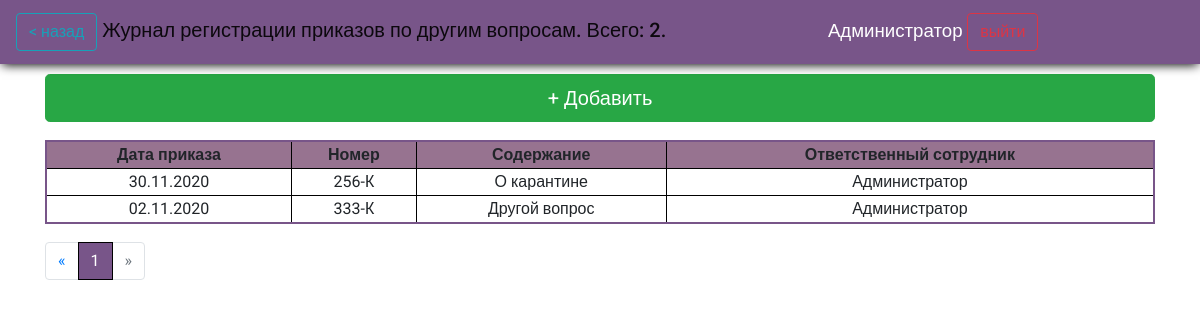
The page /journals/orders_on_others/ (signed in) on the database as committed earlier.
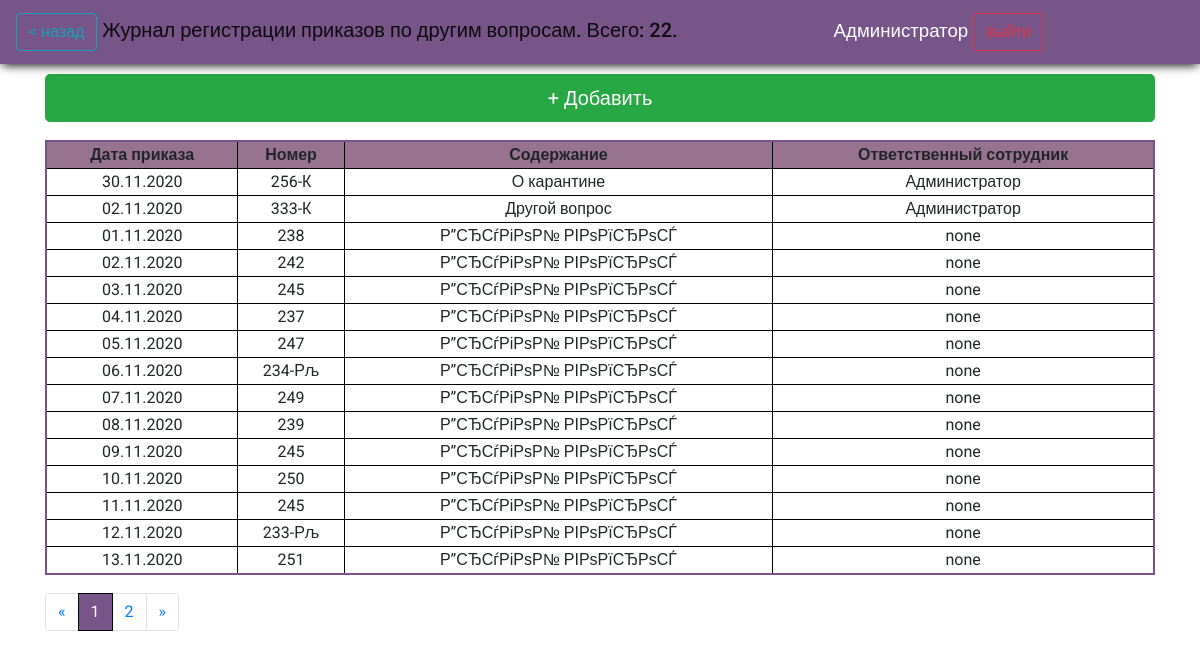
The same page on the database as committed later.
### reg_jounals/models.py (models this page shows)
class OrdersOnOtherMatters(models.Model):
    oom_number = models.CharField(max_length=5, help_text="Введите номер приказа", verbose_name="Номер приказа", db_index=True)
    oom_date = models.DateField(help_text="Введите дату приказа", verbose_name="Дата приказа", db_index=True)
    oom_content = models.CharField(max_length=256, help_text="Введите содержание приказа", verbose_name='Содержание')
    oom_res_officer = models.CharField(blank=True, editable=False,  max_length=256, help_text="Сотрудник, который внес документ в систему ", verbose_name='Ответственный сотрудник')
    class Meta:
        ordering = ["id"]
        verbose_name = 'Приказ по другим вопросам'
        verbose_name_plural = 'Приказы по другим вопросам'

### reg_jounals/views.py (the view)
# urls.py: path('orders_on_others/', views.order_other_matters, name='orders_on_others'),
def order_other_matters(request):
    if request.user.is_authenticated:
        orders = OrdersOnOtherMatters.objects.all()
        p_orders = Paginator(orders, page_count)
        page_number = request.GET.get('page', 1)
        page = p_orders.get_page(page_number)
        count = len(orders)
        return render(request, 'reg_jounals/orders_on_others.html', context={'orders':page, 'count':count})
    else:
        return render(request, 'reg_jounals/no_auth.html')

### reg_jounals/templates/reg_jounals/orders_on_others.html (shortened to what this page needs)
{%extends "reg_jounals/index.html" %}
{%block header%} <a class="btn btn-outline-info" href="../"> < назад</a> Журнал регистрации приказов по другим вопросам. Всего: {{count}}.  {%endblock%}
{%block content%}
<a class="btn btn-success btn-lg m-bottom btn-add " href="{%url 'orders_on_others_add_url'%}"> + Добавить</a>
{% if orders %}
<table>
  <thead class="thead-dark">
  <tr class="tr-header">
    <th scope="col">Дата приказа</th>
    <th scope="col">Номер</th>
    <th scope="col">Содержание</th>
    <th scope="col">Ответственный сотрудник</th>
  </tr>
  </thead>
  {%for order in orders%}
<tr onclick="return location.href = '{% url 'orders_on_others_upd_url' id=order.id%}' ">
    <td>{{order.oom_date|date:"d.m.Y"}}</td>
    <td>{{order.oom_number}}</td>
    <td>{{order.oom_content}}</td>
    <td>{{order.oom_res_officer}}</td>
</tr>
  {%endfor%}
</table>
<nav  class="paginator" aria-label="Page navigation example">
  <ul class="pagination">
    <li class="page-item">
      <a class="page-link" href="#" aria-label="Previous">
<span aria-hidden="true">&laquo;</span>
      </a>
    </li>
{% for p in orders.paginator.page_range %}
  {% if orders.number == p%}
   <li class="page-item active"><a class="page-link" href="?page={{p}}">{{ p }}</a></li>
   {%else%}
        <li class="page-item"><a class="page-link" href="?page={{p}}">{{ p }}</a></li>
    {%endif%}
  {% endfor %}
{%if orders.has_next%}
    <li class="page-item">
      <a class="page-link" href='?page={{orders.next_page_number}}' aria-label="Next">
<span aria-hidden="true">&raquo;</span>
      </a>
    </li>
  {%else%}
  <li class="page-item disabled">
    <a class="page-link" href='#' aria-disabled='true' aria-label="Next">
      <span aria-hidden="true">&raquo;</span>
    </a>
  </li>
  {%endif%}
  </ul>
</nav>
{%else%}
<h2>Записей нет</h2>
{%endif%}
{%endblock%}

### reg_jounals/templates/reg_jounals/index.html (shortened to what this page needs)
<!DOCTYPE html>
<html lang="en">
<head>
  {%load static%}
  <link rel="stylesheet" href="{% static 'css/style.css'%}">
  <link rel="stylesheet" href="{% static 'css/VacList.css'%}">
  <link rel="stylesheet" href="https://cdn.jsdelivr.net/npm/bootstrap@4.5.3/dist/css/bootstrap.min.css">
</head>
<body>
  <header>
    <nav class="navbar navbar-light ">
    <span class="navbar-brand mb-0 h1">{%block header%}Журналы регистрации внутренней документации СУП{%endblock%}</span><span style="text-align: right; float: right;font-size: 14pt;"> {{ user.first_name }} <a class="btn btn-outline-danger" href="{% url 'logout'%}">выйти</a></span>
  </header>
<div class="container">
    {%block content%}{%endblock%}
  </div>
</body>
</html>

### reg_jounals/static/css/style.css (style rules this page uses)
* { font-family: 'Roboto', sans-serif; }
body { background: #white !important; }
.container { margin-top: 10px; }
.btn-add { float: left; width: 100%; }
.navbar { background-color: #785589 !important; color: white; box-shadow: 0 3px 10px -2px black; }
table { border: solid 2px #785589; background: white; border-collapse: collapse; margin: 18px auto; float: left; width: 100%; }
table th { text-align: center; }
table .tr-header { background: #977390; }
table tr th, td { border-right: solid 1px black; border-bottom: solid 1px black; cursor: pointer; text-align: center; }
table tr th:last-child, td:last-child { border-right: none; }
table tr:last-child { border-bottom: none; }
.paginator { width: 100%; float: left; }
.page-item.active .page-link { background: #785589 !important; border-color: black !important; }

Rows that differ between the two databases and show on the page:
added OrdersOnOtherMatters: oom_date "01.11.2020", oom_number "238", oom_content "Р”СЂСѓРіРѕР№ РІРѕРїСЂРѕСЃ", oom_res_officer "none"
added OrdersOnOtherMatters: oom_date "02.11.2020", oom_number "242", oom_content "Р”СЂСѓРіРѕР№ РІРѕРїСЂРѕСЃ", oom_res_officer "none"
added OrdersOnOtherMatters: oom_date "03.11.2020", oom_number "245", oom_content "Р”СЂСѓРіРѕР№ РІРѕРїСЂРѕСЃ", oom_res_officer "none"
added OrdersOnOtherMatters: oom_date "04.11.2020", oom_number "237", oom_content "Р”СЂСѓРіРѕР№ РІРѕРїСЂРѕСЃ", oom_res_officer "none"
added OrdersOnOtherMatters: oom_date "05.11.2020", oom_number "247", oom_content "Р”СЂСѓРіРѕР№ РІРѕРїСЂРѕСЃ", oom_res_officer "none"
added OrdersOnOtherMatters: oom_date "06.11.2020", oom_number "234-Рљ", oom_content "Р”СЂСѓРіРѕР№ РІРѕРїСЂРѕСЃ", oom_res_officer "none"
added OrdersOnOtherMatters: oom_date "07.11.2020", oom_number "249", oom_content "Р”СЂСѓРіРѕР№ РІРѕРїСЂРѕСЃ", oom_res_officer "none"
added OrdersOnOtherMatters: oom_date "08.11.2020", oom_number "239", oom_content "Р”СЂСѓРіРѕР№ РІРѕРїСЂРѕСЃ", oom_res_officer "none"
added OrdersOnOtherMatters: oom_date "09.11.2020", oom_number "245", oom_content "Р”СЂСѓРіРѕР№ РІРѕРїСЂРѕСЃ", oom_res_officer "none"
added OrdersOnOtherMatters: oom_date "10.11.2020", oom_number "250", oom_content "Р”СЂСѓРіРѕР№ РІРѕРїСЂРѕСЃ", oom_res_officer "none"
added OrdersOnOtherMatters: oom_date "11.11.2020", oom_number "245", oom_content "Р”СЂСѓРіРѕР№ РІРѕРїСЂРѕСЃ", oom_res_officer "none"
added OrdersOnOtherMatters: oom_date "12.11.2020", oom_number "233-Рљ", oom_content "Р”СЂСѓРіРѕР№ РІРѕРїСЂРѕСЃ", oom_res_officer "none"
added OrdersOnOtherMatters: oom_date "13.11.2020", oom_number "251", oom_content "Р”СЂСѓРіРѕР№ РІРѕРїСЂРѕСЃ", oom_res_officer "none"
Other text that changed with them:
{{ count }}: "2" → "22"
new list line: "2"
